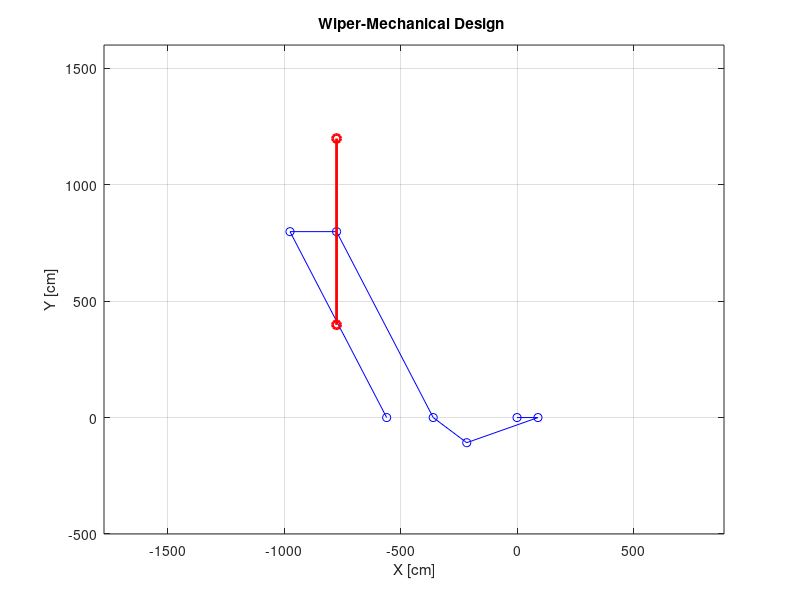

MATLAB code for this plot:

clear all
close all
% Mechanism sessional Tutorial 5
% Matlab 01 Wiper Mechanism Visualization

% After setting 14 and its length arbitrarily, use the formula to find the remaining lengths of L2 and L3. To find% 12, use the formula of rocking angle 2"asin(L2/L4).
%To find 13, use the formula L1^2 + 12^2 = 3L^2 + L4^2.%

l1=360;
l2=90;
l4=180; %Grashof Equation Established & Non Qer Established
l3=sqrt(l1^2+l2^2-l4^2);
l5 = 450/(cos(pi/3));


th4star = 2*asin(l2/l4); % Angle at which L4 locks
th4star_degree = th4star*180/pi;

th2 = 0 : 5*pi/180 : 2*pi*5;




th4p=nan(size(th2)); % theta4 for plus
th4m=nan(size(th2)); % theta4 for minus

for j=1:length(th2)
  % Finding Theta4 Given theta2 %
    a=sin(th2(j));
    b=l1/l2+cos(th2(j));
    c=(l1^2+l2^2-l3^2+l4^2)/(2*l2*l4)+l1/l4*cos(th2(j));
    %th4p(j)=2*atan((a+(a^2+b^2-c^2)^0.5)/(b+c)); % 근의 공식 중 양의 값
    th4m(j)=2*atan((a-(a^2+b^2-c^2)^0.5)/(b+c)); % 근의 공식 중 양의 값
end




th5p=nan(size(th2)); % theta5 for plus
th5m=nan(size(th2)); % theta5 for minus

for j=1:length(th2)
  % Given theta2 findng theta5
    a=sin(th2(j));
    b=l1/l2+cos(th2(j));
    c=(l1^2+l2^2-l3^2+l4^2)/(2*l2*l4)+l1/l4*cos(th2(j));
    %th5p(j)=pi+2*atan((a+(a^2+b^2-c^2)^0.5)/(b+c)) ; % Positive value 
    th5m(j)=pi+2*atan((a-(a^2+b^2-c^2)^0.5)/(b+c)) ; % Positive value
end




th3p=nan(size(th2)); % theta4 for plus
th3m=nan(size(th2)); % theta4 for minus

for j=1:length(th2)
   % Give theta2 finding theta3
    a=sin(th2(j));
    b=l1/l2+cos(th2(j));
    c=-( (l1^2+l2^2+l3^2-l4^2)/(2*l2*l3)+l1/l3*cos(th2(j)) );
    %th3p(j)=2*atan((a+(a^2+b^2-c^2)^0.5)/(b+c)); % Positive value
    th3m(j)=2*atan((a-(a^2+b^2-c^2)^0.5)/(b+c)); % Positive value
end
%% Plot configurations for plus sign

% 1. Output of current wiping Range
startwipe_degree= (min(th5m))*180/pi; %Wiping Starts ==>  85.6617
endwipe_degree= (max(th5m))*180/pi; %Wiping ends ==>  145.6573
% The angle difference between L4 and LS should be given so that the wiping range (based on the wiper center point) is 450 mm left and right. Pic %, 60 degrees should be wiped from the center, so the start should be 60 degrees and the end 120 degrees.

%Subtract 60-startwipe_degree from %ths to give the angle difference between L4 and Ls.

startwipe_radian = min(th5m);
delth5 = (pi/3)-startwipe_radian;

for j=1:length(th2)
  % Given theta2 and theta5
    a=sin(th2(j));
    b=l1/l2+cos(th2(j));
    c=(l1^2+l2^2-l3^2+l4^2)/(2*l2*l4)+l1/l4*cos(th2(j));
    %th5p(j)=pi+2*atan((a+(a^2+b^2-c^2)^0.5)/(b+c))+delth5 ;Positive value
    th5m(j)=pi+2*atan((a-(a^2+b^2-c^2)^0.5)/(b+c))+delth5 ; % Positive value
end


fprintf('L1 length: %1.f mm\n',l1)
fprintf('L2 length: %1.f mm\n',l2)
fprintf('L3 length: %f mm\n',l3)
fprintf('L4 length: %1.f mm\n',l4)
fprintf('Angle Difference between L4 and L5: %f(degree)\n',-delth5*180/pi) %L4 and L5 are one rigid body they r seprated for explanation of each differnce

for j= 1: length(th2)
%hold on;
    O2x=0;
    O2y= 0;
    Ax=O2x+l2*cos(th2(j));
    Ay=O2y+l2*sin(th2(j));
    Bx=Ax+l3*cos(th3m(j));
    By=Ay+l3*sin(th3m(j));
  %  Bx2=-l1+l4*cos(th4p(j));
  %  By2=l4*sin(th4p(j));
    O4x=-l1;
    O4y=0;
    Cx= O4x+l5*cos(th5m(j));
    Cy= O4y+l5*sin(th5m(j));
    Dx= -200+O4x+l5*cos(th5m(j));
    Dy= O4y+l5*sin(th5m(j));
    O5x= -200+O4x;
    O5y= 0;
    W1x = Cx;
    W1y = Cy+400;
    W2x = Cx;
    W2y = Cy-400;
    
   
    
    xtemp=[O2x Ax Bx  O4x Cx Dx O5x];
    ytemp=[O2y Ay By  O4y Cy Dy O5y];
    wx = [W1x W2x];
    wy = [W1y W2y];
    plot(xtemp,ytemp,'bo-',wx,wy,'ro-','linewidth',2);
    
xlim([-1774 889])
ylim([-500 1600])
    title('Wiper-Mechanical Design ')
    grid on
    xlabel('X [cm]')
    ylabel('Y [cm]')

    ylim([-500,1600])
    axis equal;
    pause(0.0000001)
end